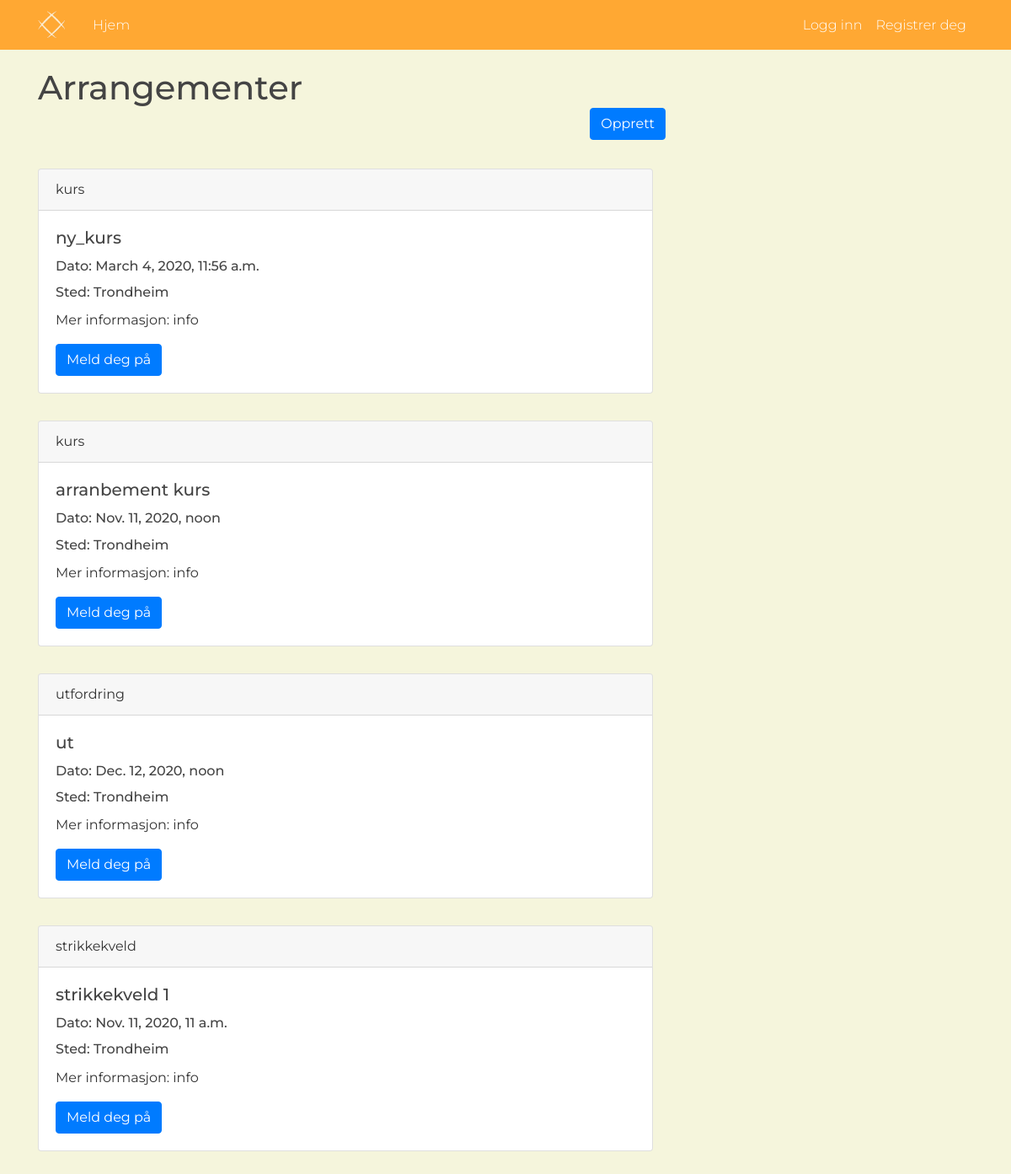
Screenshot of /events/ with the database file from the repository.
### website/models.py (models this page shows, shortened)
class Arrangement(models.Model):
    type = models.CharField(max_length=50)
    title = models.CharField(max_length=50)
    tidspunkt = models.DateTimeField(default=timezone.now)
    innhold = models.TextField()
    location = models.CharField(max_length=50, null=True)
    forfatter = models.ForeignKey('Bruker', on_delete=models.CASCADE, null=True, default=None)
    objects = ArrangementManager()
    class Meta:
        verbose_name = ('arrangement')
        verbose_name_plural = ('arrangementer')
    def get_all(self):
        return Arrangement.objects.all()

### website/views.py (the view, shortened to what this page needs)
# urls.py: path("events/", views.events, name="events"),
def events(request):
    alleDeltok = deltokArrangement.getMyArrangementId(deltokArrangement, request.user)
    contex = {
        'arrangementer': Arrangement.get_all(Arrangement),
        'user': request.user,
        'alledeltok': alleDeltok,
    }
    return render(request, "website/events.html", contex)

### website/models.py (called while the page is built)
    def getMyArrangementId(self, user):
        list_id = []
        for arr in deltokArrangement.objects.all():
            if arr.bruker == user:
                list_id.append(arr.arrangement.id)
        return list_id

### website/templates/website/events.html (shortened to what this page needs)
{% extends "website/base.html" %}
{% block content %}
    <div style="display: table">
        <h1 style="margin-bottom: 2rem; display: inline">Arrangementer</h1>
        <form action="/createEvent/">
            <input type="submit" value="Opprett" class="btn btn-primary" style="display: table-cell; position: absolute; right: 0; vertical-align: middle"/>
        </form>
    </div>
    <br><br><br>
    {% for arr in arrangementer  %}
    <form method="POST">
            <div class="card" id="event-card" style="margin-bottom: 2rem;">
                <div class="card-header">
                    {{ arr.type }}
                </div>
                <div class="card-body">
                    <h5 class="card-title">{{ arr.title }}</h5>
                    <h6 class="card-title">Dato: {{ arr.tidspunkt }}</h6>
                    <h6 class="card-title">Sted: {{ arr.location }}</h6>
                    <p class="card-text">Mer informasjon: {{arr.innhold}} </p>
                    {% if user.is_bedrift != True %}
                    {% if arr.id in alledeltok %}
                    <input type="submit" name="meldAv" value="Meld deg av" class="btn btn-primary" style="background-color:#E01717; border-color:#E01717;"/>
                    {% else %}
                    <input type="submit" name="meldPaa" value="Meld deg på" class="btn btn-primary"/>
                    {% endif %}
                    {% endif %}
                </div>
            </div>
    </form>
    {% endfor %}
{% endblock content %}

### website/static/website/main.css (style rules this page uses)
body { background: beige; color: #333333; margin-top: 5rem; font-family: Montserrat, Arial; }
h1, h2, h3, h4, h5, h6 { color: #444444; }

### rows the page displays
Arrangement: type "kurs", title "ny_kurs", tidspunkt "March 4, 2020, 11:56 a.m.", location "Trondheim", innhold "info"
Arrangement: type "kurs", title "arranbement kurs", tidspunkt "Nov. 11, 2020, noon", location "Trondheim", innhold "info"
Arrangement: type "utfordring", title "ut", tidspunkt "Dec. 12, 2020, noon", location "Trondheim", innhold "info"
Arrangement: type "strikkekveld", title "strikkekveld 1", tidspunkt "Nov. 11, 2020, 11 a.m.", location "Trondheim", innhold "info"
